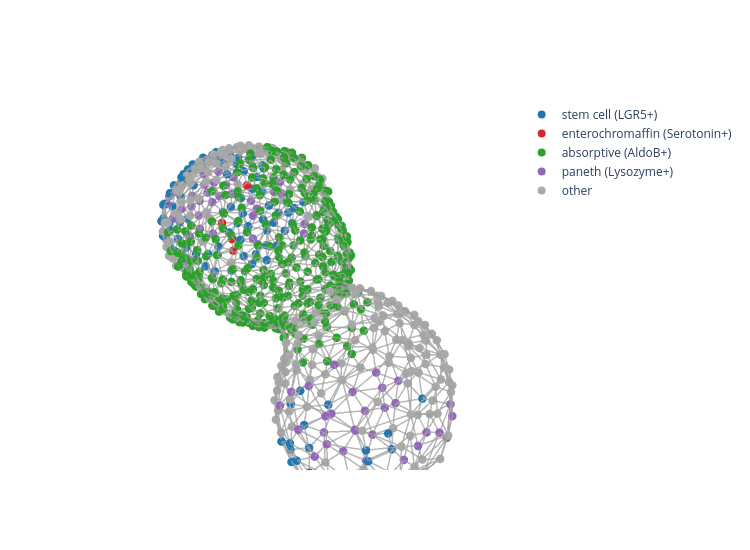

Write notebook code for a chart like this one.
### Code cell
from src.organoid_plotting import plot_organoid_graph


bin_markers_cell = np.asarray([G.nodes[n]["markers_bin"] for n in G.nodes], dtype=np.int64)

print(bin_markers_cell.shape)

N = bin_markers_cell.shape[0]



colors = np.full(N, "darkgray", dtype=object)  # baseline

colors[bin_markers_cell[:,0] == 1] = "#1f77b4"   # blue
colors[bin_markers_cell[:,4] == 1] = "#2ca02c"   # green
colors[bin_markers_cell[:,8] == 1] = "#d62728"   # red
colors[bin_markers_cell[:,9] == 1] = "#9467bd"   # purple


fig = plot_organoid_graph(
    proj_points,
    G,
    node_values=colors,   # <--- important
    node_size=5,
    edge_width=3.0,
)

fig.update_layout(
    scene_camera=dict(
        eye=dict(x=-0.8, y=-0.8, z=1.2)   # position of the camera
    )
)

fig.update_layout(
    scene = dict(
        xaxis=dict(visible=False),
        yaxis=dict(visible=False),
        zaxis=dict(visible=False),
        bgcolor='rgba(0,0,0,0)',   # optional, makes background transparent
    )
)

legend_traces = [
    go.Scatter3d(
        x=[None], y=[None], z=[None],
        mode="markers",
        marker=dict(size=8, color="#1f77b4"),
        name="stem cell (LGR5+)",
        showlegend=True
    ),
    go.Scatter3d(
        x=[None], y=[None], z=[None],
        mode="markers",
        marker=dict(size=8, color="#d62728"),
        name="enterochromaffin (Serotonin+)",
        showlegend=True
    ),
    go.Scatter3d(
        x=[None], y=[None], z=[None],
        mode="markers",
        marker=dict(size=8, color="#2ca02c"),
        name="absorptive (AldoB+)",
        showlegend=True
    ),
    go.Scatter3d(
        x=[None], y=[None], z=[None],
        mode="markers",
        marker=dict(size=8, color="#9467bd"),
        name="paneth (Lysozyme+)",
        showlegend=True
    ),
    go.Scatter3d(
        x=[None], y=[None], z=[None],
        mode="markers",
        marker=dict(size=8, color='darkgray'),
        name="other",
        showlegend=True
    ),
]

for tr in legend_traces:
    fig.add_trace(tr)

fig.update_layout(height=550, width=750)
fig.show()

### Figure 1 — Plotly figure (JSON) as saved in the notebook; plotly's stock layout.template omitted (floating-point values rounded to 4 significant figures; data arrays with more than 128 entries replaced by an {"elided": "..."} marker saying what was removed)
{"data": [{"hoverinfo": "skip", "line": {"color": "rgba(120,120,120,0.75)", "width": 3}, "mode": "lines", "showlegend": false, "type": "scatter3d", "x": {"elided": "6171 float values"}, "y": {"elided": "6171 float values"}, "z": {"elided": "6171 float values"}}, {"hoverinfo": "skip", "marker": {"color": {"elided": "687 str values"}, "line": {"width": 0}, "size": 5}, "mode": "markers", "showlegend": false, "type": "scatter3d", "x": {"elided": "687 float values"}, "y": {"elided": "687 float values"}, "z": {"elided": "687 float values"}}, {"marker": {"color": "#1f77b4", "size": 8}, "mode": "markers", "name": "stem cell (LGR5+)", "showlegend": true, "type": "scatter3d", "x": [null], "y": [null], "z": [null]}, {"marker": {"color": "#d62728", "size": 8}, "mode": "markers", "name": "enterochromaffin (Serotonin+)", "showlegend": true, "type": "scatter3d", "x": [null], "y": [null], "z": [null]}, {"marker": {"color": "#2ca02c", "size": 8}, "mode": "markers", "name": "absorptive (AldoB+)", "showlegend": true, "type": "scatter3d", "x": [null], "y": [null], "z": [null]}, {"marker": {"color": "#9467bd", "size": 8}, "mode": "markers", "name": "paneth (Lysozyme+)", "showlegend": true, "type": "scatter3d", "x": [null], "y": [null], "z": [null]}, {"marker": {"color": "darkgray", "size": 8}, "mode": "markers", "name": "other", "showlegend": true, "type": "scatter3d", "x": [null], "y": [null], "z": [null]}], "layout": {"height": 550, "scene": {"aspectmode": "data", "bgcolor": "rgba(0,0,0,0)", "camera": {"eye": {"x": -0.8, "y": -0.8, "z": 1.2}}, "xaxis": {"title": {"text": "X"}, "visible": false}, "yaxis": {"title": {"text": "Y"}, "visible": false}, "zaxis": {"title": {"text": "Z"}, "visible": false}}, "width": 750}}
